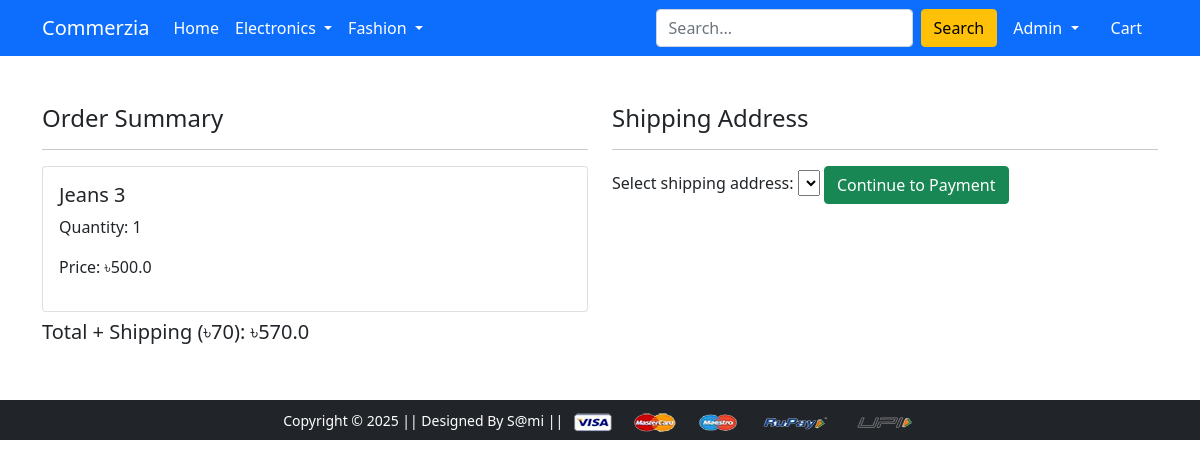
/checkout/ (signed in), run on an earlier commit of the app's database.
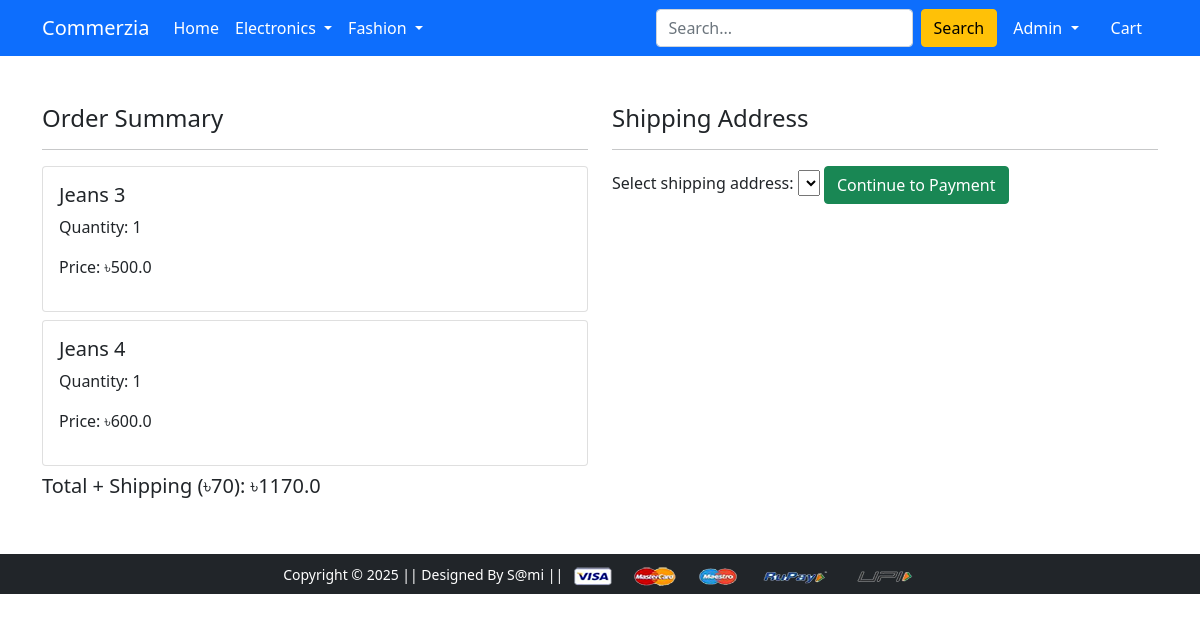
And on a later commit of the database.
### app/models.py (models this page shows, shortened)
class Cart(models.Model):
    user = models.ForeignKey(User, on_delete=models.CASCADE)
    product = models.ForeignKey(Product, on_delete=models.CASCADE)
    quantity = models.PositiveIntegerField(default=1)
    @property
    def total_cost(self):
        return self.quantity * self.product.discounted_price

class Product(models.Model):
    title = models.CharField(max_length=155)
    selling_price = models.FloatField()
    discounted_price = models.FloatField()
    description = models.TextField()
    brand  = models.CharField(max_length=155)
    category = models.CharField(choices=CATEGORY_CHOICES,max_length=5)
    product_image = models.ImageField(upload_to='productimg')

### app/views.py (the view)
# urls.py: path('checkout/', views.checkout, name='checkout'),
@login_required
def checkout(request):
    user = request.user
    add = Customer.objects.filter(user=user)
    cart_items = Cart.objects.filter(user=user)
    amount = sum(c.quantity * c.product.discounted_price for c in cart_items)
    shipping_amount = 70
    total_amount = amount + shipping_amount
    return render(request, 'app/checkout.html', {
        'add': add,
        'cart_items': cart_items,
        'totalamount': total_amount,
        'stripe_publishable_key': settings.STRIPE_PUBLISHABLE_KEY
    })

### app/templates/app/checkout.html (shortened to what this page needs)
{% extends 'app/base.html' %}
{% block main-content %}
<div class="container mt-5">
  <div class="row">
    <div class="col-md-6">
      <h4>Order Summary</h4>
      <hr>
      {% for item in cart_items %}
        <div class="card mb-2">
          <div class="card-body">
            <h5>{{ item.product.title }}</h5>
            <p>Quantity: {{ item.quantity }}</p>
            <p>Price: ৳{{ item.total_cost }}</p>
          </div>
        </div>
      {% endfor %}
      <h5>Total + Shipping (৳70): ৳{{ totalamount }}</h5>
    </div>
    <div class="col-md-6">
      <h4>Shipping Address</h4>
      <hr>
<form action="{% url 'create-checkout-session' %}" method="POST">
    <label for="custid">Select shipping address:</label>
    <select name="custid" id="custid" required>
    </select>
    <button type="submit" class="btn btn-success">Continue to Payment</button>
</form>
    </div>
  </div>
</div>
{% endblock main-content %}

What changed in the data, as far as the page shows it:
added Cart: product "Jeans 4", quantity "1", total_cost "600.0"
Also different on the page:
{{ totalamount }}: "570.0" → "1170.0"
